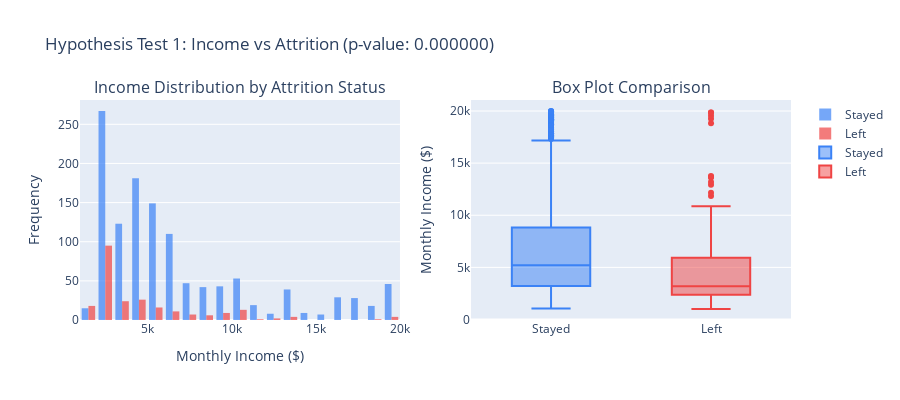

Notebook code cell kept with this figure:
### Code cell
# Create visualization for income hypothesis test
fig = make_subplots(
    rows=1, cols=2,
    subplot_titles=('Income Distribution by Attrition Status', 'Box Plot Comparison'),
    specs=[[{'type': 'histogram'}, {'type': 'box'}]]
)

# Histogram
fig.add_trace(
    go.Histogram(x=income_stayed, name='Stayed', opacity=0.7, marker_color='#3b82f6'),
    row=1, col=1
)
fig.add_trace(
    go.Histogram(x=income_left, name='Left', opacity=0.7, marker_color='#ef4444'),
    row=1, col=1
)

# Box plots
fig.add_trace(
    go.Box(y=income_stayed, name='Stayed', marker_color='#3b82f6'),
    row=1, col=2
)
fig.add_trace(
    go.Box(y=income_left, name='Left', marker_color='#ef4444'),
    row=1, col=2
)

fig.update_layout(
    title_text=f"Hypothesis Test 1: Income vs Attrition (p-value: {p_value:.6f})",
    showlegend=True,
    height=400
)
fig.update_xaxes(title_text="Monthly Income ($)", row=1, col=1)
fig.update_yaxes(title_text="Frequency", row=1, col=1)
fig.update_yaxes(title_text="Monthly Income ($)", row=1, col=2)

fig.show()

### Figure 1 — Plotly figure (JSON) as saved in the notebook; plotly's stock layout.template omitted (floating-point values rounded to 4 significant figures; data arrays with more than 128 entries replaced by an {"elided": "..."} marker saying what was removed)
{"data": [{"marker": {"color": "#3b82f6"}, "name": "Stayed", "opacity": 0.7, "type": "histogram", "x": {"elided": "1233 int values"}, "xaxis": "x", "yaxis": "y"}, {"marker": {"color": "#ef4444"}, "name": "Left", "opacity": 0.7, "type": "histogram", "x": {"elided": "237 int values"}, "xaxis": "x", "yaxis": "y"}, {"marker": {"color": "#3b82f6"}, "name": "Stayed", "type": "box", "xaxis": "x2", "y": {"elided": "1233 int values"}, "yaxis": "y2"}, {"marker": {"color": "#ef4444"}, "name": "Left", "type": "box", "xaxis": "x2", "y": {"elided": "237 int values"}, "yaxis": "y2"}], "layout": {"annotations": [{"font": {"size": 16}, "showarrow": false, "text": "Income Distribution by Attrition Status", "x": 0.225, "xanchor": "center", "xref": "paper", "y": 1, "yanchor": "bottom", "yref": "paper"}, {"font": {"size": 16}, "showarrow": false, "text": "Box Plot Comparison", "x": 0.775, "xanchor": "center", "xref": "paper", "y": 1, "yanchor": "bottom", "yref": "paper"}], "height": 400, "showlegend": true, "title": {"text": "Hypothesis Test 1: Income vs Attrition (p-value: 0.000000)"}, "xaxis": {"anchor": "y", "domain": [0, 0.45], "title": {"text": "Monthly Income ($)"}}, "xaxis2": {"anchor": "y2", "domain": [0.55, 1]}, "yaxis": {"anchor": "x", "domain": [0, 1], "title": {"text": "Frequency"}}, "yaxis2": {"anchor": "x2", "domain": [0, 1], "title": {"text": "Monthly Income ($)"}}}}
